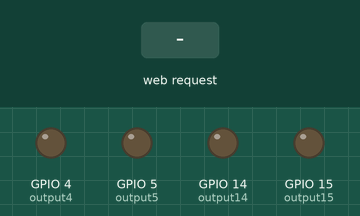
A sketch run on a simulated ESP8266 (NodeMCU). On the bench: output pins drawn as LEDs (lit = HIGH). Inputs (shaded band) come from the test bench. WiFi joins after 1.5 s; servers stay silent unless stated; what the sketch prints to the serial monitor is not drawn.

Above: at 2.7 s.
2.8 s: HTTP request GET /5/on received
At 3.8 s:
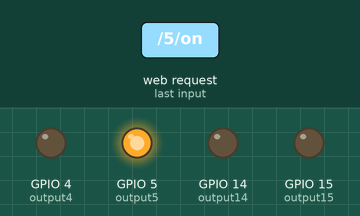
4.3 s: HTTP request GET /4/on received
At 5.0 s:
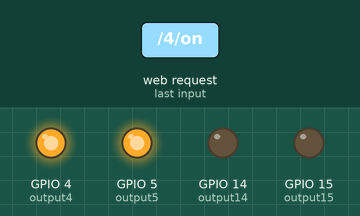
5.8 s: HTTP request GET /5/off received
At 6.1 s:
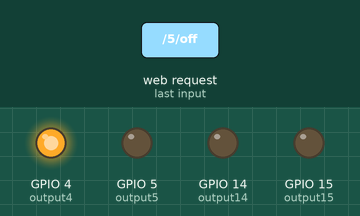
7.3 s: HTTP request GET /14/on received
At 8.4 s:
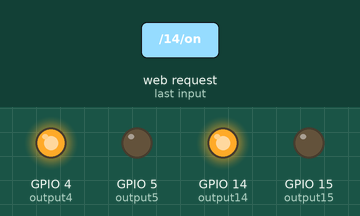
8.8 s: HTTP request GET /4/off received
At 9.6 s:
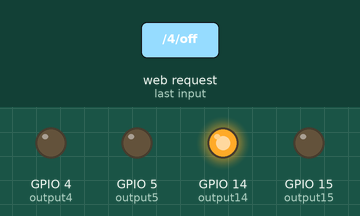
10.3 s: HTTP request GET /15/on received
At 10.7 s:
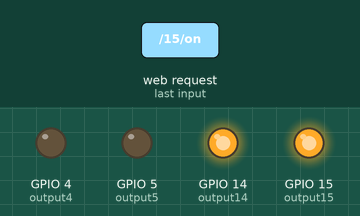
Timing chart, 0 to 12.8 s (numbered marks = the images above; inputs shaded):
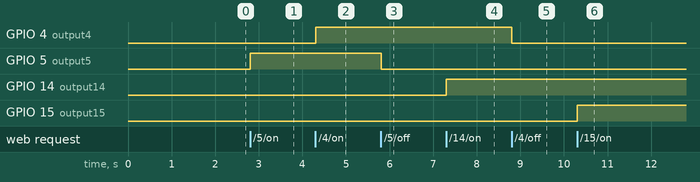

The sketch:

ESP8266_Web_Server.ino
```cpp
//#include <SerialESP8266wifi.h>

// Load Wi-Fi library
#include <ESP8266WiFi.h>

// Replace with your network credentials
const char* ssid     = "AndroidAP0c05";
const char* password = "12345678";

// Set web server port number to 80
WiFiServer server(80);

// Variable to store the HTTP request
String header;

// Auxiliar variables to store the current output state
String output5State = "off";
String output4State = "off";
String output14State = "off";
String output15State = "off";
// Assign output variables to GPIO pins
const int output5 = 5;
const int output4 = 4;
const int output14 = 14;
const int output15 = 15;

// Current time
unsigned long currentTime = millis();
// Previous time
unsigned long previousTime = 0;
// Define timeout time in milliseconds (example: 2000ms = 2s)
const long timeoutTime = 2000;

void setup() {
  Serial.begin(115200);
  // Initialize the output variables as outputs
  pinMode(output5, OUTPUT);
  pinMode(output4, OUTPUT);
  pinMode(output14, OUTPUT);
  pinMode(output15, OUTPUT);
  // Set outputs to LOW
  digitalWrite(output5, LOW);
  digitalWrite(output4, LOW);
  digitalWrite(output14, LOW);
  digitalWrite(output15, LOW);

  // Connect to Wi-Fi network with SSID and password
  Serial.print("Connecting to ");
  Serial.println(ssid);
  WiFi.begin(ssid, password);
  while (WiFi.status() != WL_CONNECTED) {
    delay(500);
    Serial.print(".");
  }
  // Print local IP address and start web server
  Serial.println("");
  Serial.println("WiFi connected.");
  Serial.println("IP address: ");
  Serial.println(WiFi.localIP());
  server.begin();
}

void loop(){
  WiFiClient client = server.available();   // Listen for incoming clients

  if (client) {                             // If a new client connects,
    Serial.println("New Client.");          // print a message out in the serial port
    String currentLine = "";                // make a String to hold incoming data from the client
    currentTime = millis();
    previousTime = currentTime;
    while (client.connected() && currentTime - previousTime <= timeoutTime) { // loop while the client's connected
      currentTime = millis();
      if (client.available()) {             // if there's bytes to read from the client,
        char c = client.read();             // read a byte, then
        Serial.write(c);                    // print it out the serial monitor
        header += c;
        if (c == '\n') {                    // if the byte is a newline character
          // if the current line is blank, you got two newline characters in a row.
          // that's the end of the client HTTP request, so send a response:
          if (currentLine.length() == 0) {
            // HTTP headers always start with a response code (e.g. HTTP/1.1 200 OK)
            // and a content-type so the client knows what's coming, then a blank line:
            client.println("HTTP/1.1 200 OK");
            client.println("Content-type:text/html");
            client.println("Connection: close");
            client.println();

            // turns the GPIOs on and off
            if (header.indexOf("GET /5/on") >= 0) {
              Serial.println("GPIO 5 on");
              output5State = "on";
              digitalWrite(output5, HIGH);
            } else if (header.indexOf("GET /5/off") >= 0) {
              Serial.println("GPIO 5 off");
              output5State = "off";
              digitalWrite(output5, LOW);
            } else if (header.indexOf("GET /4/on") >= 0) {
              Serial.println("GPIO 4 on");
              output4State = "on";
              digitalWrite(output4, HIGH);
            } else if (header.indexOf("GET /4/off") >= 0) {
              Serial.println("GPIO 4 off");
              output4State = "off";
              digitalWrite(output4, LOW);
            }
            else if (header.indexOf("GET /14/on") >= 0) {
              Serial.println("GPIO 14 on");
              output14State = "on";
              digitalWrite(output14, HIGH);
            } else if (header.indexOf("GET /14/off") >= 0) {
              Serial.println("GPIO 14 off");
              output14State = "off";
              digitalWrite(output14, LOW);
            }
            else if (header.indexOf("GET /15/on") >= 0) {
              Serial.println("GPIO 15 on");
              output15State = "on";
              digitalWrite(output15, HIGH);
            } else if (header.indexOf("GET /15/off") >= 0) {
              Serial.println("GPIO 15 off");
              output15State = "off";
              digitalWrite(output15, LOW);
            }

            // Display the HTML web page
            client.println("<!DOCTYPE html><html>");
            client.println("<head><meta name=\"viewport\" content=\"width=device-width, initial-scale=1\">");
            client.println("<link rel=\"icon\" href=\"data:,\">");
            // CSS to style the on/off buttons
            // Feel free to change the background-color and font-size attributes to fit your preferences
            client.println("<style>html { font-family: Helvetica; display: inline-block; margin: 0px auto; text-align: center;}");
            client.println(".button { background-color: #195B6A; border: none; color: white; padding: 16px 40px;");
            client.println("text-decoration: none; font-size: 30px; margin: 2px; cursor: pointer;}");
            client.println(".button2 {background-color: #77878A;}</style></head>");

            // Web Page Heading
            client.println("<body><h1>ESP8266 Web Server</h1>");

            // Display current state, and ON/OFF buttons for GPIO 5
            client.println("<p>GPIO 5 - State " + output5State + "</p>");
            // If the output5State is off, it displays the ON button
            if (output5State=="off") {
              client.println("<p><a href=\"/5/on\"><button class=\"button\">ON</button></a></p>");
            } else {
              client.println("<p><a href=\"/5/off\"><button class=\"button button2\">OFF</button></a></p>");
            }

            // Display current state, and ON/OFF buttons for GPIO 4
            client.println("<p>GPIO 4 - State " + output4State + "</p>");
            // If the output4State is off, it displays the ON button
            if (output4State=="off") {
              client.println("<p><a href=\"/4/on\"><button class=\"button\">ON</button></a></p>");
            } else {
              client.println("<p><a href=\"/4/off\"><button class=\"button button2\">OFF</button></a></p>");
            }
            client.println("</body></html>");
                        client.println("<p>GPIO 14 - State " + output14State + "</p>");
            // If the output4State is off, it displays the ON button
            if (output14State=="off") {
              client.println("<p><a href=\"/14/on\"><button class=\"button\">ON</button></a></p>");
            } else {
              client.println("<p><a href=\"/14/off\"><button class=\"button button2\">OFF</button></a></p>");
            }
                        client.println("<p>GPIO 15 - State " + output15State + "</p>");
            // If the output4State is off, it displays the ON button
            if (output15State=="off") {
              client.println("<p><a href=\"/15/on\"><button class=\"button\">ON</button></a></p>");
            } else {
              client.println("<p><a href=\"/15/off\"><button class=\"button button2\">OFF</button></a></p>");
            }
            client.println("</body></html>");
            client.println("</body></html>");
            // The HTTP response ends with another blank line
            client.println();
            // Break out of the while loop
            break;
          } else { // if you got a newline, then clear currentLine
            currentLine = "";
          }
        } else if (c != '\r') {  // if you got anything else but a carriage return character,
          currentLine += c;      // add it to the end of the currentLine
        }
      }
    }
    // Clear the header variable
    header = "";
    // Close the connection
    client.stop();
    Serial.println("Client disconnected.");
    Serial.println("");
  }
}
```

Measured:
- after the input at 2.8 s, GPIO 5 (output5): LOW → HIGH at once
- after the input at 4.3 s, GPIO 4 (output4): LOW → HIGH at once
- after the input at 5.8 s, GPIO 5 (output5): HIGH → LOW at once
- after the input at 7.3 s, GPIO 14 (output14): LOW → HIGH at once
- after the input at 8.8 s, GPIO 4 (output4): HIGH → LOW at once
- after the input at 10.3 s, GPIO 15 (output15): LOW → HIGH at once
